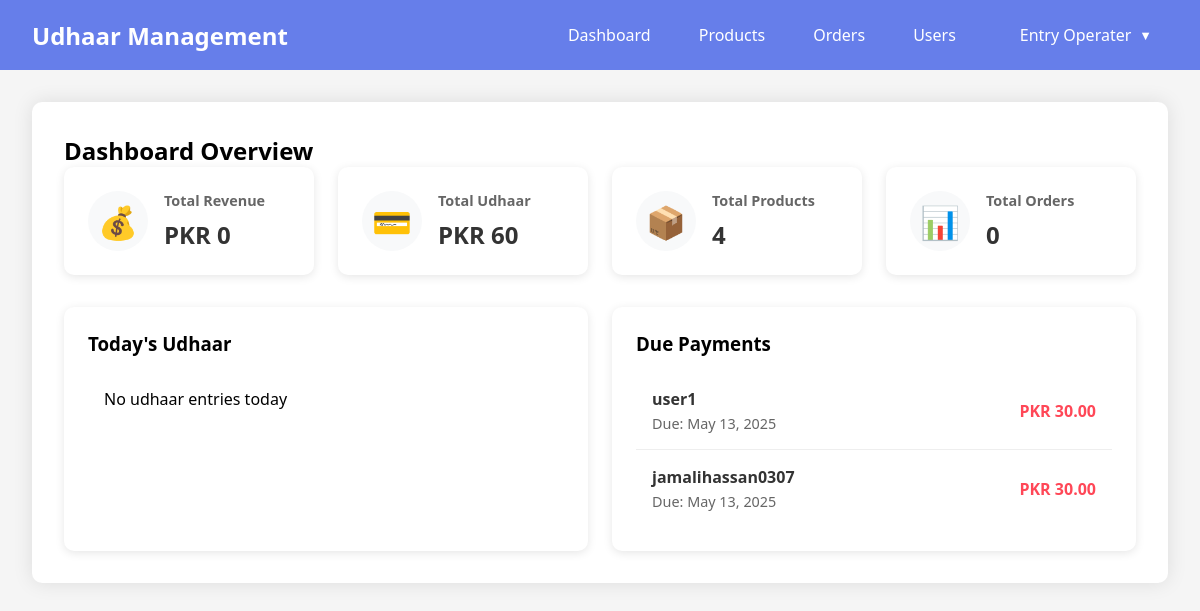
Page /dashboard/ (signed in) on the earlier database version.
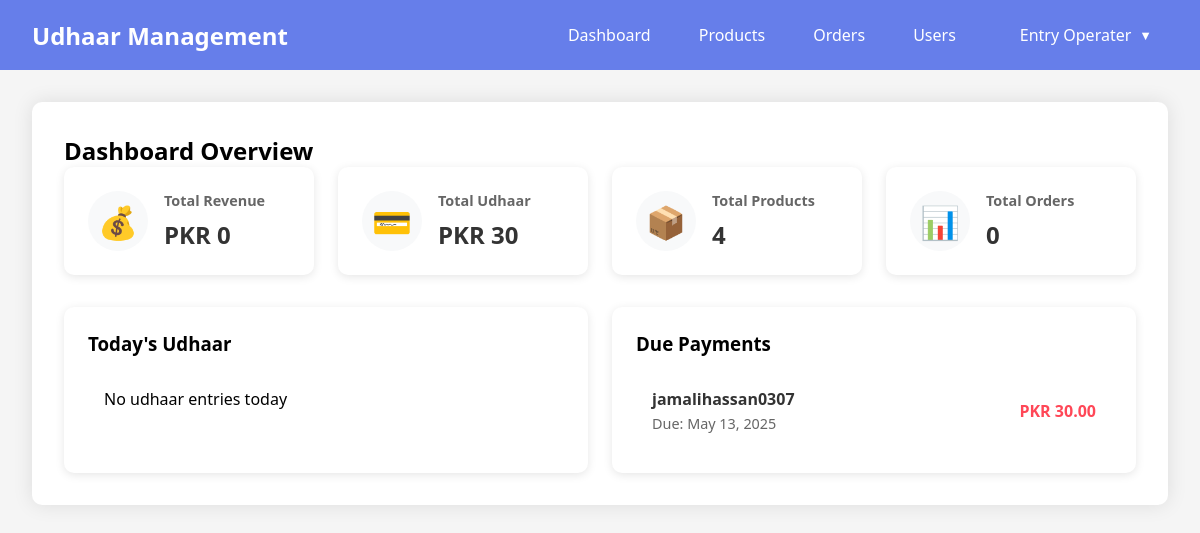
Same page on the later database version.
### myapp/models.py (models this page shows, shortened)
class User(AbstractUser):
    ROLE_CHOICES = (
        ('admin', 'Admin'),
        ('entry_operator', 'Entry Operator'),
        ('accountant', 'Accountant'),
        ('order_manager', 'Order Manager'),
        ('product_manager', 'Product Manager'),
        ('user', 'User'),
    )
    role = models.CharField(max_length=20, choices=ROLE_CHOICES, default='user')
    udhaar = models.DecimalField(max_digits=10, decimal_places=2, default=0.00)
    due_date = models.DateField(null=True, blank=True)
    created_at = models.DateTimeField(auto_now_add=True)
    updated_at = models.DateTimeField(auto_now=True)

### myapp/views.py (the view)
# urls.py: path('dashboard/', views.dashboard, name='dashboard'),
@login_required
def dashboard(request):
    print("Checking user permissions...")
    can_view_orders = request.user.has_perm('myapp.view_order')
    can_view_products = request.user.has_perm('myapp.view_product')
    can_view_users = request.user.has_perm('myapp.view_user')
    can_add_order = request.user.has_perm('myapp.add_order')
    can_change_order = request.user.has_perm('myapp.change_order')
    context = {
        'total_revenue': Order.objects.filter(status='Paid').aggregate(Sum('total_amount'))['total_amount__sum'] or 0,
        'total_udhaar': User.objects.aggregate(Sum('udhaar'))['udhaar__sum'] or 0,
        'total_users': User.objects.count(),
        'unpaid_users': User.objects.filter(udhaar__gt=0).count(),
        'total_products': Product.objects.count(),
        'total_orders': Order.objects.count(),
        'today_orders': Order.objects.filter(order_date=timezone.now().date(), status='Unpaid'),
        'due_users': User.objects.filter(udhaar__gt=0, due_date__isnull=False).order_by('due_date'),
        'can_view_orders': can_view_orders,
        'can_view_products': can_view_products,
        'can_view_users': can_view_users,
        'can_add_order': can_add_order,
        'can_change_order': can_change_order,
    }
    return render(request, 'myapp/dashboard.html', context)

### myapp/templates/myapp/dashboard.html (shortened to what this page needs)
{% extends 'myapp/base.html' %}
{% block content %}
<section id="overview" class="section">
  <h2>Dashboard Overview</h2>
  <div class="dashboard-stats">
    <div class="stat-card">
      <div class="stat-icon">💰</div>
      <div class="stat-info">
        <h3>Total Revenue</h3>
        <p>PKR {{ total_revenue }}</p>
      </div>
    </div>
    <div class="stat-card">
      <div class="stat-icon">💳</div>
      <div class="stat-info">
        <h3>Total Udhaar</h3>
        <p>PKR {{ total_udhaar }}</p>
      </div>
    </div>
    <div class="stat-card">
      <div class="stat-icon">📦</div>
      <div class="stat-info">
        <h3>Total Products</h3>
        <p>{{ total_products }}</p>
      </div>
    </div>
    <div class="stat-card">
      <div class="stat-icon">📊</div>
      <div class="stat-info">
        <h3>Total Orders</h3>
        <p>{{ total_orders }}</p>
      </div>
    </div>
  </div>
  <div class="recent-activity">
    <div class="today-udhaar">
      <h3>Today's Udhaar</h3>
      <div class="activity-list">
        {% if today_orders %}
          {% for order in today_orders %}
          <div class="activity-item">
            <div class="activity-info">
              <h4>{{ order.user.username }}</h4>
              <p>{{ order.items.count }} items</p>
            </div>
            <span class="activity-amount">PKR {{ order.total_amount }}</span>
          </div>
          {% endfor %}
        {% else %}
          <div class="activity-item">No udhaar entries today</div>
        {% endif %}
      </div>
    </div>
    <div class="due-payments">
      <h3>Due Payments</h3>
      <div class="activity-list">
        {% if due_users %}
          {% for user in due_users %}
          <div class="activity-item {% if user.due_date < today %}overdue{% endif %}">
            <div class="activity-info">
              <h4>{{ user.username }}</h4>
              <p class="due-date">Due: {{ user.due_date }}</p>
            </div>
            <span class="activity-amount">PKR {{ user.udhaar }}</span>
          </div>
          {% endfor %}
        {% else %}
          <div class="activity-item">No due payments</div>
        {% endif %}
      </div>
    </div>
  </div>
</section>
{% endblock %}

Differences in the rows shown:
no longer on this page (row edited): User: username "user1", due_date "May 13, 2025", udhaar "30.00"
Other differences:
{{ total_udhaar }}: "60" → "30"
